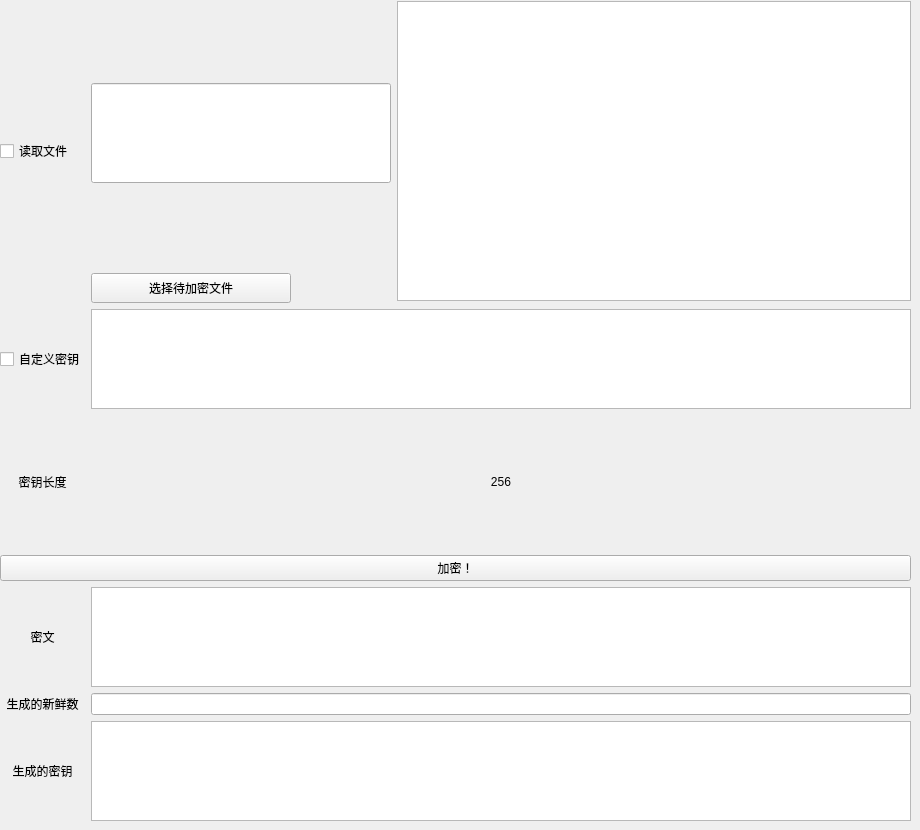
      <widget class="QWidget" name="page_14">
       <widget class="QWidget" name="gridLayoutWidget_5">
        <property name="geometry">
         <rect>
          <x>0</x>
          <y>0</y>
          <width>911</width>
          <height>821</height>
         </rect>
        </property>
        <layout class="QGridLayout" name="gridLayout_6">
         <item row="7" column="0">
          <widget class="QLabel" name="label_23">
           <property name="text">
            <string>密文</string>
           </property>
           <property name="alignment">
            <set>Qt::AlignCenter</set>
           </property>
          </widget>
         </item>
         <item row="4" column="1" colspan="2">
          <widget class="QPlainTextEdit" name="plainTextEdit_12">
           <property name="maximumSize">
            <size>
             <width>16777215</width>
             <height>100</height>
            </size>
           </property>
          </widget>
         </item>
         <item row="2" column="1">
          <widget class="QPushButton" name="pushButton_34">
           <property name="maximumSize">
            <size>
             <width>200</width>
             <height>30</height>
            </size>
           </property>
           <property name="layoutDirection">
            <enum>Qt::LeftToRight</enum>
           </property>
           <property name="text">
            <string>选择待加密文件</string>
           </property>
           <property name="checkable">
            <bool>false</bool>
           </property>
          </widget>
         </item>
         <item row="5" column="1" colspan="2">
          <widget class="QLabel" name="label_36">
           <property name="text">
            <string>256</string>
           </property>
           <property name="alignment">
            <set>Qt::AlignCenter</set>
           </property>
          </widget>
         </item>
         <item row="6" column="0" colspan="3">
          <widget class="QPushButton" name="pushButton_33">
           <property name="text">
            <string>加密！</string>
           </property>
          </widget>
         </item>
         <item row="4" column="0">
          <widget class="QCheckBox" name="checkBox_12">
           <property name="maximumSize">
            <size>
             <width>16777215</width>
             <height>100</height>
            </size>
           </property>
           <property name="text">
            <string>自定义密钥</string>
           </property>
          </widget>
         </item>
         <item row="0" column="0" rowspan="3">
          <widget class="QCheckBox" name="checkBox_9">
           <property name="text">
            <string>读取文件</string>
           </property>
          </widget>
         </item>
         <item row="0" column="2" rowspan="3">
          <widget class="QPlainTextEdit" name="plainTextEdit_11">
           <property name="maximumSize">
            <size>
             <width>16777215</width>
             <height>300</height>
            </size>
           </property>
          </widget>
         </item>
         <item row="9" column="1" colspan="2">
          <widget class="QTextEdit" name="textEdit_8">
           <property name="maximumSize">
            <size>
             <width>16777215</width>
             <height>100</height>
            </size>
           </property>
          </widget>
         </item>
         <item row="9" column="0">
          <widget class="QLabel" name="label_21">
           <property name="text">
            <string>生成的密钥</string>
           </property>
           <property name="alignment">
            <set>Qt::AlignCenter</set>
           </property>
          </widget>
         </item>
         <item row="0" column="1" rowspan="2">
          <widget class="QLineEdit" name="lineEdit_6">
           <property name="maximumSize">
            <size>
             <width>300</width>
             <height>100</height>
            </size>
           </property>
          </widget>
         </item>
         <item row="5" column="0">
          <widget class="QLabel" name="label_22">
           <property name="maximumSize">
            <size>
             <width>300</width>
             <height>16777215</height>
            </size>
           </property>
           <property name="text">
            <string>密钥长度</string>
           </property>
           <property name="alignment">
            <set>Qt::AlignCenter</set>
           </property>
          </widget>
         </item>
         <item row="7" column="1" colspan="2">
          <widget class="QTextEdit" name="textEdit_7">
           <property name="maximumSize">
            <size>
             <width>16777215</width>
             <height>100</height>
            </size>
           </property>
          </widget>
         </item>
         <item row="8" column="0">
          <widget class="QLabel" name="label_38">
           <property name="text">
            <string>生成的新鲜数</string>
           </property>
           <property name="alignment">
            <set>Qt::AlignCenter</set>
           </property>
          </widget>
         </item>
         <item row="8" column="1" colspan="2">
          <widget class="QLineEdit" name="lineEdit_10">
           <property name="alignment">
            <set>Qt::AlignCenter</set>
           </property>
          </widget>
         </item>
        </layout>
       </widget>
      </widget>
